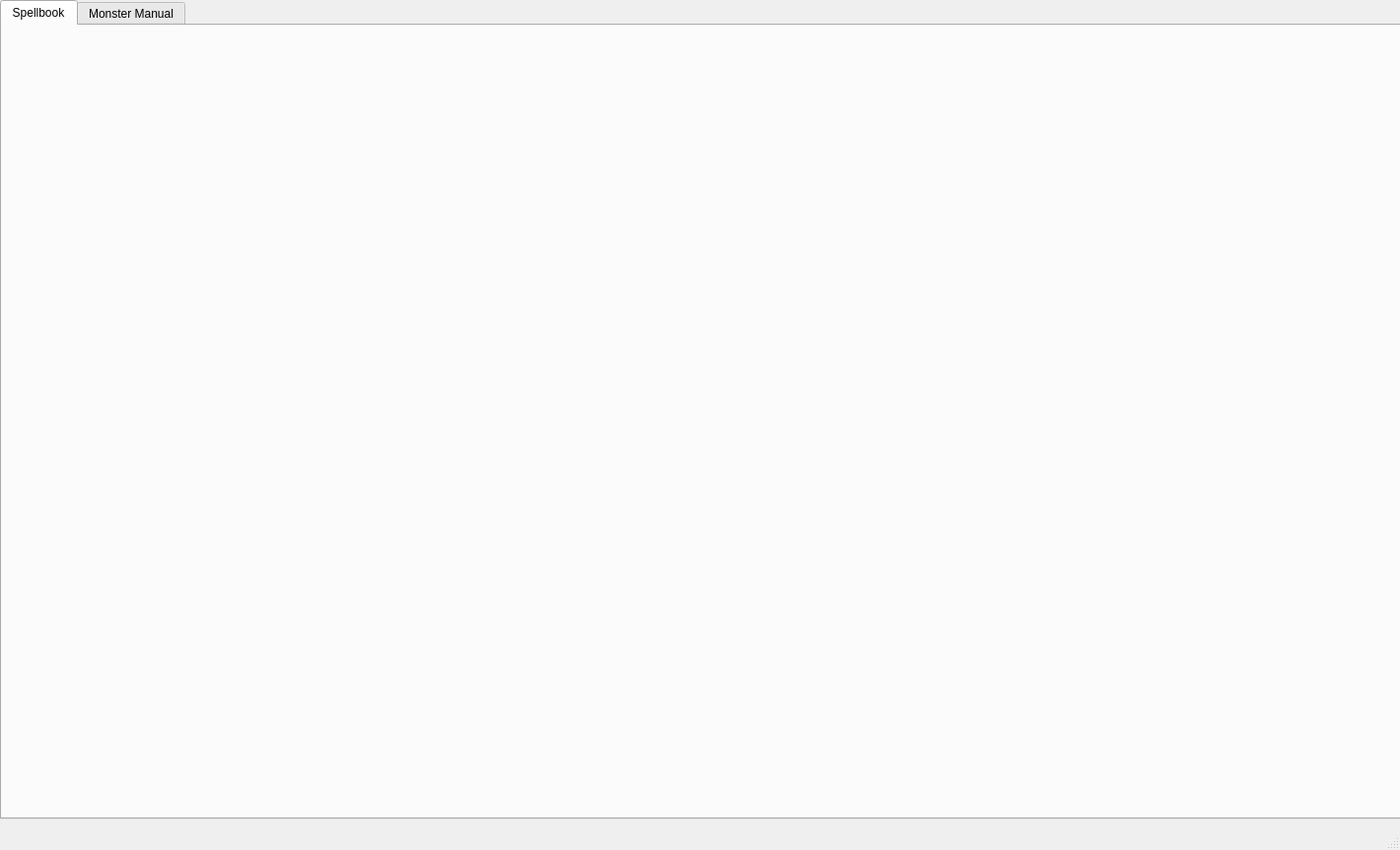
<?xml version="1.0" encoding="UTF-8"?>
<ui version="4.0">
 <class>DMCompanion</class>
 <widget class="QMainWindow" name="DMCompanion">
  <property name="geometry">
   <rect>
    <x>0</x>
    <y>0</y>
    <width>1420</width>
    <height>862</height>
   </rect>
  </property>
  <property name="windowTitle">
   <string>Spellbook</string>
  </property>
  <property name="styleSheet">
   <string notr="true"/>
  </property>
  <widget class="QWidget" name="centralWidget">
   <property name="minimumSize">
    <size>
     <width>1420</width>
     <height>796</height>
    </size>
   </property>
   <property name="autoFillBackground">
    <bool>false</bool>
   </property>
   <widget class="QTabWidget" name="tabWidget">
    <property name="enabled">
     <bool>true</bool>
    </property>
    <property name="geometry">
     <rect>
      <x>0</x>
      <y>0</y>
      <width>1421</width>
      <height>831</height>
     </rect>
    </property>
    <property name="maximumSize">
     <size>
      <width>4000</width>
      <height>4000</height>
     </size>
    </property>
    <property name="autoFillBackground">
     <bool>false</bool>
    </property>
    <property name="styleSheet">
     <string notr="true"/>
    </property>
    <property name="currentIndex">
     <number>0</number>
    </property>
    <widget class="Spellbook" name="spellTab">
     <property name="maximumSize">
      <size>
       <width>4000</width>
       <height>4000</height>
      </size>
     </property>
     <property name="autoFillBackground">
      <bool>false</bool>
     </property>
     <property name="styleSheet">
      <string notr="true"/>
     </property>
     <attribute name="title">
      <string>Spellbook</string>
     </attribute>
    </widget>
    <widget class="MonsterManual" name="monsterTab">
     <property name="enabled">
      <bool>true</bool>
     </property>
     <property name="maximumSize">
      <size>
       <width>4000</width>
       <height>4000</height>
      </size>
     </property>
     <property name="autoFillBackground">
      <bool>false</bool>
     </property>
     <property name="styleSheet">
      <string notr="true"/>
     </property>
     <attribute name="title">
      <string>Monster Manual</string>
     </attribute>
    </widget>
   </widget>
  </widget>
  <widget class="QStatusBar" name="statusBar"/>
 </widget>
 <layoutdefault spacing="6" margin="11"/>
 <customwidgets>
  <customwidget>
   <class>Spellbook</class>
   <extends>QWidget</extends>
   <header location="global">spellbook.h</header>
   <container>1</container>
  </customwidget>
  <customwidget>
   <class>MonsterManual</class>
   <extends>QWidget</extends>
   <header>monstermanual.h</header>
   <container>1</container>
  </customwidget>
 </customwidgets>
 <resources/>
 <connections/>
</ui>
